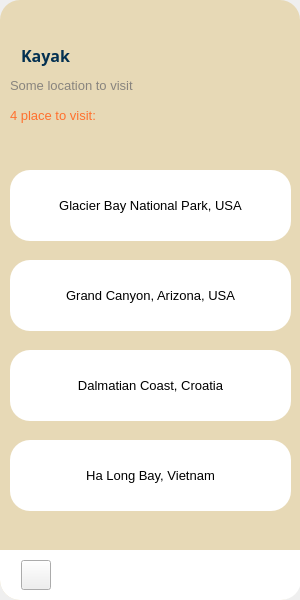
<?xml version="1.0" encoding="UTF-8"?>
<ui version="4.0">
 <class>MainWindow</class>
 <widget class="QMainWindow" name="MainWindow">
  <property name="geometry">
   <rect>
    <x>0</x>
    <y>0</y>
    <width>300</width>
    <height>600</height>
   </rect>
  </property>
  <property name="windowTitle">
   <string>MainWindow</string>
  </property>
  <widget class="QWidget" name="centralwidget">
   <widget class="QWidget" name="widget" native="true">
    <property name="geometry">
     <rect>
      <x>0</x>
      <y>0</y>
      <width>300</width>
      <height>600</height>
     </rect>
    </property>
    <property name="minimumSize">
     <size>
      <width>300</width>
      <height>600</height>
     </size>
    </property>
    <property name="maximumSize">
     <size>
      <width>300</width>
      <height>600</height>
     </size>
    </property>
    <property name="styleSheet">
     <string notr="true">QWidget#widget {
	background-color:rgb(231, 217, 182);
	border-radius: 20px;
}</string>
    </property>
    <widget class="QLabel" name="label">
     <property name="geometry">
      <rect>
       <x>0</x>
       <y>30</y>
       <width>91</width>
       <height>51</height>
      </rect>
     </property>
     <property name="font">
      <font>
       <family>Segoe MDL2 Assets</family>
       <pointsize>12</pointsize>
       <weight>75</weight>
       <italic>false</italic>
       <bold>true</bold>
       <underline>false</underline>
      </font>
     </property>
     <property name="styleSheet">
      <string notr="true">color:rgb(3, 48, 81)</string>
     </property>
     <property name="text">
      <string>Kayak</string>
     </property>
     <property name="alignment">
      <set>Qt::AlignCenter</set>
     </property>
     <property name="wordWrap">
      <bool>true</bool>
     </property>
    </widget>
    <widget class="QLabel" name="label_2">
     <property name="geometry">
      <rect>
       <x>10</x>
       <y>100</y>
       <width>241</width>
       <height>31</height>
      </rect>
     </property>
     <property name="font">
      <font>
       <family>MS Shell Dlg 2</family>
       <pointsize>10</pointsize>
      </font>
     </property>
     <property name="styleSheet">
      <string notr="true">color:rgb(255, 112, 46)</string>
     </property>
     <property name="text">
      <string>4 place to visit:</string>
     </property>
    </widget>
    <widget class="QLabel" name="label_7">
     <property name="geometry">
      <rect>
       <x>10</x>
       <y>70</y>
       <width>191</width>
       <height>31</height>
      </rect>
     </property>
     <property name="font">
      <font>
       <pointsize>10</pointsize>
      </font>
     </property>
     <property name="styleSheet">
      <string notr="true">color:rgb(136, 132, 126)</string>
     </property>
     <property name="text">
      <string>Some location to visit</string>
     </property>
    </widget>
    <widget class="QPushButton" name="pushButton_6">
     <property name="geometry">
      <rect>
       <x>10</x>
       <y>170</y>
       <width>281</width>
       <height>71</height>
      </rect>
     </property>
     <property name="font">
      <font>
       <pointsize>10</pointsize>
      </font>
     </property>
     <property name="styleSheet">
      <string notr="true">QPushButton {
    background-color:rgb(255, 255, 255);
    border-radius: 20px;
}

QPushButton:hover {
    background-color: rgb(208, 208, 208);
}
</string>
     </property>
     <property name="text">
      <string>Glacier Bay National Park, USA</string>
     </property>
     <property name="icon">
      <iconset>
       <normaloff>../Resource/Images/Location.png</normaloff>../Resource/Images/Location.png</iconset>
     </property>
     <property name="iconSize">
      <size>
       <width>30</width>
       <height>30</height>
      </size>
     </property>
    </widget>
    <widget class="QPushButton" name="pushButton_10">
     <property name="geometry">
      <rect>
       <x>10</x>
       <y>260</y>
       <width>281</width>
       <height>71</height>
      </rect>
     </property>
     <property name="font">
      <font>
       <pointsize>10</pointsize>
      </font>
     </property>
     <property name="styleSheet">
      <string notr="true">QPushButton {
    background-color:rgb(255, 255, 255);
    border-radius: 20px;
}

QPushButton:hover {
    background-color: rgb(208, 208, 208);
}
</string>
     </property>
     <property name="text">
      <string>Grand Canyon, Arizona, USA</string>
     </property>
     <property name="icon">
      <iconset>
       <normaloff>../Resource/Images/Location.png</normaloff>../Resource/Images/Location.png</iconset>
     </property>
     <property name="iconSize">
      <size>
       <width>30</width>
       <height>30</height>
      </size>
     </property>
    </widget>
    <widget class="QPushButton" name="pushButton_9">
     <property name="geometry">
      <rect>
       <x>10</x>
       <y>350</y>
       <width>281</width>
       <height>71</height>
      </rect>
     </property>
     <property name="font">
      <font>
       <pointsize>10</pointsize>
      </font>
     </property>
     <property name="styleSheet">
      <string notr="true">QPushButton {
    background-color:rgb(255, 255, 255);
    border-radius: 20px;
}

QPushButton:hover {
    background-color: rgb(208, 208, 208);
}
</string>
     </property>
     <property name="text">
      <string>Dalmatian Coast, Croatia</string>
     </property>
     <property name="icon">
      <iconset>
       <normaloff>../Resource/Images/Location.png</normaloff>../Resource/Images/Location.png</iconset>
     </property>
     <property name="iconSize">
      <size>
       <width>30</width>
       <height>30</height>
      </size>
     </property>
    </widget>
    <widget class="QPushButton" name="pushButton_12">
     <property name="geometry">
      <rect>
       <x>10</x>
       <y>440</y>
       <width>281</width>
       <height>71</height>
      </rect>
     </property>
     <property name="font">
      <font>
       <pointsize>10</pointsize>
      </font>
     </property>
     <property name="styleSheet">
      <string notr="true">QPushButton {
    background-color:rgb(255, 255, 255);
    border-radius: 20px;
}

QPushButton:hover {
    background-color: rgb(208, 208, 208);
}
</string>
     </property>
     <property name="text">
      <string>Ha Long Bay, Vietnam</string>
     </property>
     <property name="icon">
      <iconset>
       <normaloff>../Resource/Images/Location.png</normaloff>../Resource/Images/Location.png</iconset>
     </property>
     <property name="iconSize">
      <size>
       <width>30</width>
       <height>30</height>
      </size>
     </property>
    </widget>
    <widget class="QPushButton" name="pushButton_4">
     <property name="geometry">
      <rect>
       <x>10</x>
       <y>10</y>
       <width>32</width>
       <height>32</height>
      </rect>
     </property>
     <property name="styleSheet">
      <string notr="true">QPushButton {
	background-color:rgb(231, 217, 182);
    border-radius: 10px;
}
QPushButton:hover {
    background-color: rgb(116, 116, 116);
}
</string>
     </property>
     <property name="text">
      <string/>
     </property>
     <property name="icon">
      <iconset>
       <normaloff>../Resource/Images/left arrow.png</normaloff>../Resource/Images/left arrow.png</iconset>
     </property>
     <property name="iconSize">
      <size>
       <width>32</width>
       <height>32</height>
      </size>
     </property>
    </widget>
    <widget class="QPushButton" name="pushButton_8">
     <property name="geometry">
      <rect>
       <x>130</x>
       <y>560</y>
       <width>41</width>
       <height>30</height>
      </rect>
     </property>
     <property name="styleSheet">
      <string notr="true">QPushButton {
    background-color:rgb(255, 255, 255);
    border-radius: 10px;
}

QPushButton:hover {
    background-color:rgb(208, 208, 208);
}
</string>
     </property>
     <property name="text">
      <string/>
     </property>
     <property name="icon">
      <iconset>
       <normaloff>../Resource/Images/Menu.png</normaloff>../Resource/Images/Menu.png</iconset>
     </property>
     <property name="iconSize">
      <size>
       <width>24</width>
       <height>24</height>
      </size>
     </property>
    </widget>
    <widget class="QPushButton" name="pushButton_7">
     <property name="geometry">
      <rect>
       <x>241</x>
       <y>560</y>
       <width>30</width>
       <height>30</height>
      </rect>
     </property>
     <property name="styleSheet">
      <string notr="true">QPushButton {
    background-color:rgb(255, 255, 255);
    border-radius: 10px;
}
QPushButton:hover {
    background-color:rgb(208, 208, 208);
}
</string>
     </property>
     <property name="text">
      <string/>
     </property>
     <property name="icon">
      <iconset>
       <normaloff>../Resource/Images/Exit.png</normaloff>../Resource/Images/Exit.png</iconset>
     </property>
     <property name="iconSize">
      <size>
       <width>24</width>
       <height>24</height>
      </size>
     </property>
    </widget>
    <widget class="QPushButton" name="pushButton">
     <property name="geometry">
      <rect>
       <x>21</x>
       <y>560</y>
       <width>30</width>
       <height>30</height>
      </rect>
     </property>
     <property name="styleSheet">
      <string notr="true">QPushButton {
    background-color:rgb(255, 255, 255);
    border-radius: 10px;
}

QPushButton:hover {
    background-color:rgb(208, 208, 208);
}
r</string>
     </property>
     <property name="text">
      <string/>
     </property>
     <property name="icon">
      <iconset>
       <normaloff>../Resource/Images/Home button.png</normaloff>../Resource/Images/Home button.png</iconset>
     </property>
     <property name="iconSize">
      <size>
       <width>50</width>
       <height>50</height>
      </size>
     </property>
    </widget>
    <widget class="QLabel" name="label_5">
     <property name="geometry">
      <rect>
       <x>0</x>
       <y>550</y>
       <width>301</width>
       <height>50</height>
      </rect>
     </property>
     <property name="styleSheet">
      <string notr="true">QWidget {
    border-top-left-radius: 0px; 
    border-top-right-radius: 0px;
    border-bottom-left-radius: 20px;
    border-bottom-right-radius: 20px;
    background-color:rgb(255, 255, 255)
}</string>
     </property>
     <property name="text">
      <string/>
     </property>
    </widget>
    <zorder>label_5</zorder>
    <zorder>pushButton</zorder>
    <zorder>pushButton_7</zorder>
    <zorder>label</zorder>
    <zorder>label_2</zorder>
    <zorder>label_7</zorder>
    <zorder>pushButton_6</zorder>
    <zorder>pushButton_10</zorder>
    <zorder>pushButton_9</zorder>
    <zorder>pushButton_12</zorder>
    <zorder>pushButton_4</zorder>
    <zorder>pushButton_8</zorder>
   </widget>
  </widget>
 </widget>
 <resources/>
 <connections/>
</ui>
